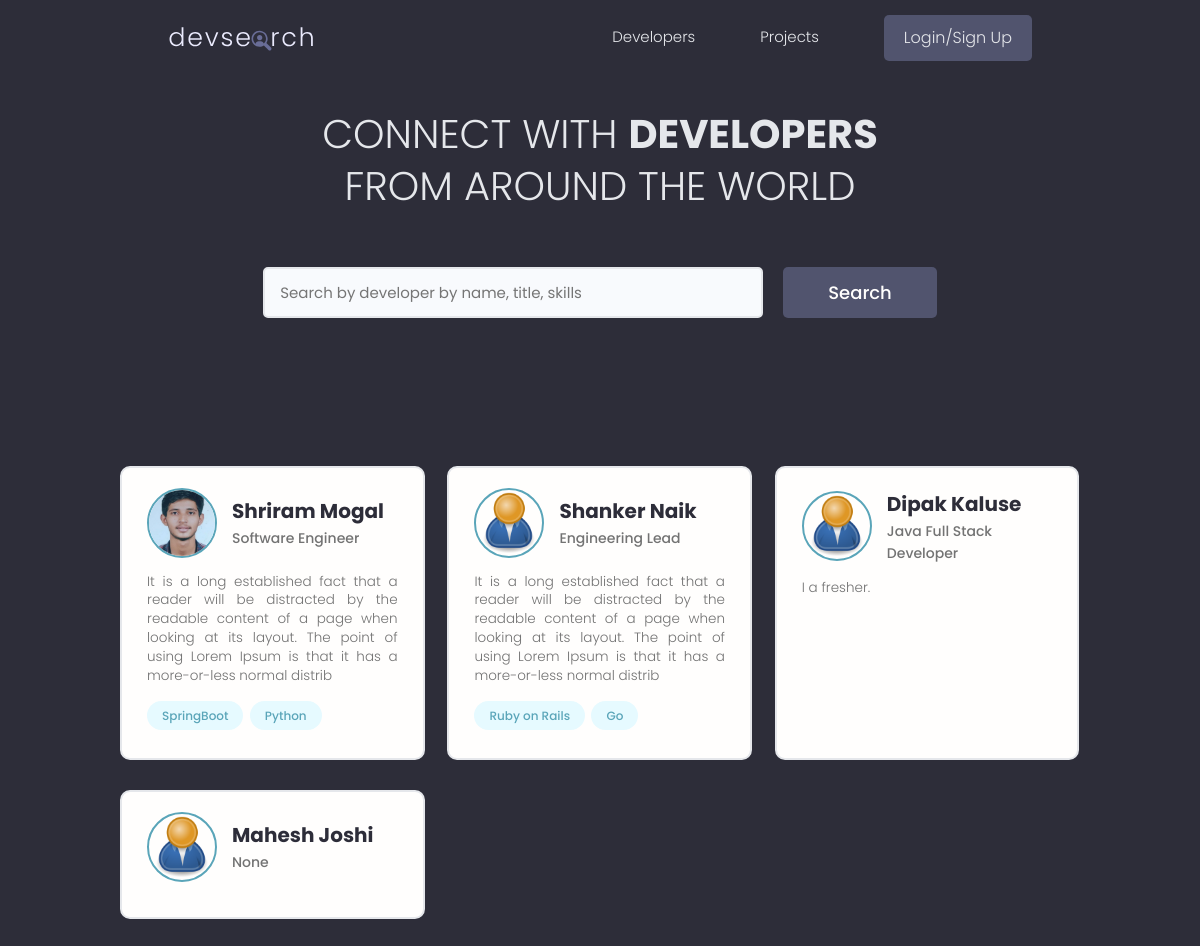
The app's page /, older data.
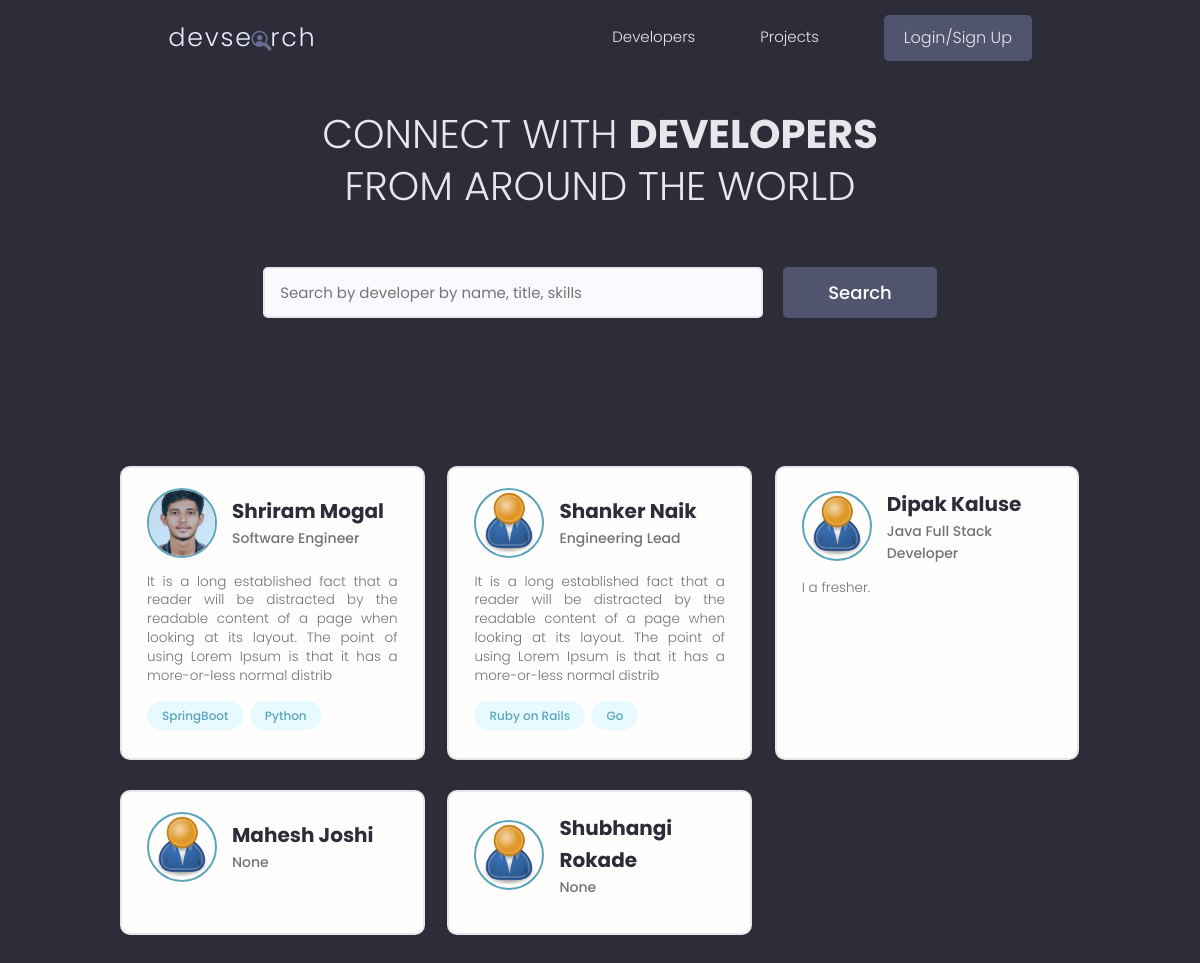
The same page, newer data.
### users/models.py (models this page shows, shortened)
class Profile(models.Model):
    user = models.OneToOneField(User, on_delete=models.CASCADE, blank=True, null=True)
    name = models.CharField(max_length=200, blank=True, null=True)
    username = models.CharField(max_length=200, blank=True, null=True)
    email = models.EmailField(max_length=500, blank=True, null=True)
    short_intro = models.CharField(max_length=500, blank=True,null=True)
    intro = models.TextField(max_length=500, blank=True,null=True)
    profile_image = models.ImageField(
        null = True, blank= True, upload_to = 'profiles/',default='profiles/user-default.png')
    location = models.CharField(max_length=200, blank=True, null=True)
    social_github = models.CharField(max_length=200, blank=True, null=True)
    social_twitter = models.CharField(max_length=200, blank=True, null=True)
    social_linkedin = models.CharField(max_length=200, blank=True, null=True)
    social_website = models.CharField(max_length=200, blank=True, null=True)
    social_stackoverflow = models.CharField(max_length=200, blank=True, null=True)
    created = models.DateTimeField(auto_now_add=True)
    id = models.UUIDField(default=uuid.uuid4, unique=True,
                                     primary_key=True, editable=False)
    class Meta:
        ordering = ["created"]

class Skill(models.Model):
    owner = models.ForeignKey(Profile, on_delete=models.CASCADE, blank=True, null=True)
    name = models.CharField(max_length=200, blank=True, null=True)
    description =  models.TextField(max_length=500, blank=True,null=True)
    created = models.DateTimeField(auto_now_add=True)
    id = models.UUIDField(default=uuid.uuid4, unique=True,
                                     primary_key=True, editable=False)
    def __str__(self) -> str:
        return str(self.name)

### users/views.py (the view)
# urls.py: path('', views.profiles, name="profiles"),
def profiles(request):
    profiles, search_query = searchProfiles(request)
    paginator, profiles, custom_range = paginateProfiles(request,profiles)
    context = {'profiles': profiles, "search_query": search_query, "query_set":profiles, "custom_range":custom_range, "paginator": paginator}
    return render(request,"users/profiles.html",context)

### users/utils.py (called while the page is built)
def searchProfiles(request):
    search_query = ""
    if request.GET.get("search_query"):
        search_query = request.GET.get("search_query")
    skills = Skill.objects.filter(name__icontains =search_query)
    profiles = Profile.objects.distinct().filter(Q(name__icontains=search_query) |
    Q(short_intro__icontains=search_query) |
    Q(skill__in=skills))
    return profiles, search_query

def paginateProfiles(request,profiles):
    page = request.GET.get('page')
    results = 9
    paginator = Paginator(profiles,results)
    try:
        profiles = paginator.page(page)
    except PageNotAnInteger:
        page=1
        profiles= paginator.page(page)
    except EmptyPage:
        page = paginator.num_pages
        profiles=paginator.page(page)
    left_index = int(page)-1
    if left_index<1:
        left_index=1
    right_index = int(page)+1
    if right_index> paginator.num_pages:
        right_index = paginator.num_pages
    custom_range =range(left_index, right_index+1)
    return paginator, profiles, custom_range

### users/templates/users/profiles.html (shortened to what this page needs)
{% extends 'main.html' %} {% block content %}
<main class="home">
    <section class="hero-section text-center">
      <div class="container container--narrow">
        <div class="hero-section__box">
          <h2>CONNECT WITH <span>DEVELOPERS</span></h2>
          <h2>FROM AROUND THE WORLD</h2>
        </div>
        <div class="hero-section__search">
          <form class="form" action="{% url 'profiles' %}" method="get" >
            <div class="form__field">
              <input class="input input--text" id="formInput#search" type="text" name="search_query"
                placeholder="Search by developer by name, title, skills"  value="{{search_query}}"/>
            </div>
            <input class="btn btn--sub btn--lg" type="submit" value="Search" />
          </form>
        </div>
      </div>
    </section>
    <section class="devlist">
      <div class="container">
        <div class="grid grid--three">
            {%for profile in profiles%}
          <div class="column card">
            <div class="dev">
              <a href="{% url 'user-profile' profile.id %}" class="card__body">
                <div class="dev__profile">
                  <img class="avatar avatar--md" src="{{profile.profile_image.url}}" alt="image" />
                  <div class="dev__meta">
                    <h3>{{profile.name}}</h3>
                    <h5>{{profile.short_intro}}</h5>
                  </div>
                </div>
                <p class="dev__info">
                  {{profile.intro|slice:"200"}}
                </p>
                <div class="dev__skills">
                    {% for skill in profile.skill_set.all|slice:"5"%}
                  <span class="tag tag--pill tag--main">
                    <small>{{skill}}</small>
                  </span>
                  {%endfor%}
                </div>
              </a>
            </div>
          </div>
{%endfor%}
        </div>
      </div>
    </section>
  </main>
{% endblock content %}

Row changes from the older to the newer data that the page shows:
added Profile: profile_image (placeholder picture), name "Shubhangi Rokade", short_intro "None"
